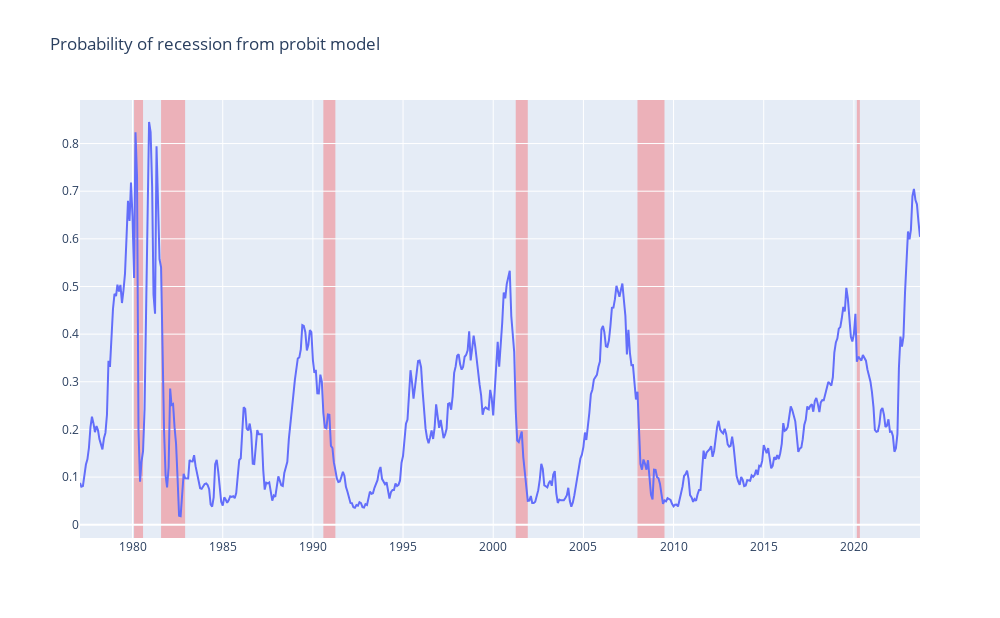

Notebook code for this chart:
### Markdown cell above
计算预测概率，将预测概率与实际发生衰退的时间进行比较。

### Code cell
recession_probs = probit_model.predict(X)

fig = go.Figure()

fig.add_scatter(x=recession_probs.index, y=recession_probs, name="Recession probability", mode="lines")

for start_date, end_date in zip(recession_start_dates, recession_end_dates):
    fig.add_vrect(
        x0=start_date, x1=end_date,
        fillcolor="red", opacity=0.25,
        layer="below", line_width=0,
    )

fig.update_layout(width=1000, height=618, title="Probability of recession from probit model")
fig.show()

### Figure 1 — Plotly figure (JSON) as saved in the notebook; plotly's stock layout.template omitted (floating-point values rounded to 4 significant figures; data arrays with more than 128 entries replaced by an {"elided": "..."} marker saying what was removed)
{"data": [{"mode": "lines", "name": "Recession probability", "type": "scatter", "x": {"elided": "560 str values"}, "y": {"elided": "560 float values"}}], "layout": {"height": 618, "shapes": [{"fillcolor": "red", "layer": "below", "line": {"width": 0}, "opacity": 0.25, "type": "rect", "x0": "1980-02-01T00:00:00", "x1": "1980-08-01T00:00:00", "xref": "x", "y0": 0, "y1": 1, "yref": "y domain"}, {"fillcolor": "red", "layer": "below", "line": {"width": 0}, "opacity": 0.25, "type": "rect", "x0": "1981-08-01T00:00:00", "x1": "1982-12-01T00:00:00", "xref": "x", "y0": 0, "y1": 1, "yref": "y domain"}, {"fillcolor": "red", "layer": "below", "line": {"width": 0}, "opacity": 0.25, "type": "rect", "x0": "1990-08-01T00:00:00", "x1": "1991-04-01T00:00:00", "xref": "x", "y0": 0, "y1": 1, "yref": "y domain"}, {"fillcolor": "red", "layer": "below", "line": {"width": 0}, "opacity": 0.25, "type": "rect", "x0": "2001-04-01T00:00:00", "x1": "2001-12-01T00:00:00", "xref": "x", "y0": 0, "y1": 1, "yref": "y domain"}, {"fillcolor": "red", "layer": "below", "line": {"width": 0}, "opacity": 0.25, "type": "rect", "x0": "2008-01-01T00:00:00", "x1": "2009-07-01T00:00:00", "xref": "x", "y0": 0, "y1": 1, "yref": "y domain"}, {"fillcolor": "red", "layer": "below", "line": {"width": 0}, "opacity": 0.25, "type": "rect", "x0": "2020-03-01T00:00:00", "x1": "2020-05-01T00:00:00", "xref": "x", "y0": 0, "y1": 1, "yref": "y domain"}], "title": {"text": "Probability of recession from probit model"}, "width": 1000}}
